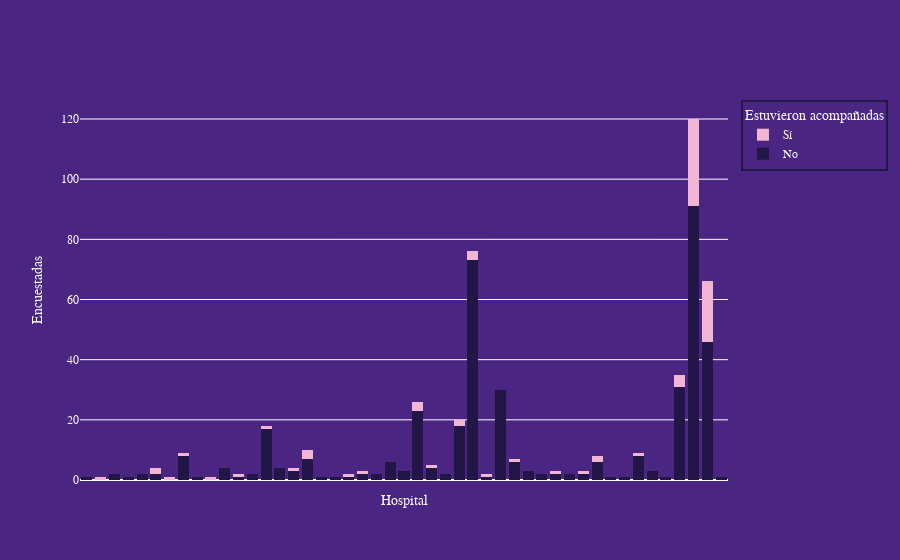

Notebook cell for this chart:
### Code cell
fig = go.Figure(data=[
    go.Bar(name='No', x=acompañada['Hospital'], y=acompañada['No'], hovertext=['Hospital'], marker_color='#221647', marker_line_width=0),
    go.Bar(name='Sí', x=acompañada['Hospital'], y=acompañada['Sí'], hovertext=['Hospital'], marker_color='#f2b5d3', marker_line_width=0)
])

# Change the bar mode
fig.update_layout(
    barmode='stack',
    xaxis_title='Hospital', 
    yaxis_title='Encuestadas',
    paper_bgcolor='#4A2582',
    plot_bgcolor='#4A2582',
    font_color = 'white', 
    font_family='Arial',
    legend_bgcolor='#4A2582',
    legend_bordercolor='#241749',
    legend_borderwidth=2,
    legend_font_color='white',
    legend_title="Estuvieron acompañadas",
    legend_title_side='top',
    hoverlabel_font_family='Arial',
    modebar_remove=['lasso', 'autoscale', 'zoom', 'pan', 'zoomin', 'zoomout', 'select', 'reset', 'resetscale', 'toimage'],
    )

fig.update_xaxes(showticklabels=False)

config = {'displayModeBar': True}

fig.show(config=config)

fig.write_html(f'{figures}/acompañadas_hospital_parto.html')

### Figure 1 — Plotly figure (JSON) as saved in the notebook; plotly's stock layout.template omitted (floating-point values rounded to 4 significant figures)
{"data": [{"hovertext": ["Hospital"], "marker": {"color": "#221647", "line": {"width": 0}}, "name": "No", "type": "bar", "x": ["Hospital Clínico Quirúrgico Amalia Simoni ", "Hospital Clínico Quirúrgico Docente Julio Trigo López", "Hospital Clínico Quirúrgico Dr. Luis Aldama Palomino", "Hospital Clínico Quirúrgico Hermanos Ameijeiras (La Habana)", "Hospital Clínico Quirúrgico Juan Bruno Zayas", "Hospital Clínico Quirúrgico León Cuervo Rubío", "Hospital Docente Ginecobstétrico Justo Legón Padilla", "Hospital Docente Ginecobstétrico de Guanabacoa (La Fátima)", "Hospital General Docente 26 de Diciembre de Remedios", "Hospital General Docente Comandante Ciro Redondo García", "Hospital General Docente Comandante Pinares", "Hospital General Docente Dr. Agostinho Neto", "Hospital General Docente Dr. Antonio Luaces Iraola (Hospital General Provincial Docente de Ciego de Avila)", "Hospital General Docente Enrique Cabrera (Nacional)", "Hospital General Docente Héroes de Baire", "Hospital General Docente Iván Portuondo", "Hospital General Docente Julio Aristegui Villamil (Cárdenas, Matanzas)", "Hospital General Docente Leopoldito Martínez", "Hospital General Docente Mártires de Mayarí", "Hospital General Docente Provincial Roberto Rodríguez", "Hospital General Docente Universitario Martin Chang Puga", "Hospital General Docente Vladimir Ilich Lenin", "Hospital General Municipal 27 de Noviembre", "Hospital General Universitario Dr. Gustavo Aldereguía Lima (Cienfuegos)", "Hospital Ginecobstétrico América Arias (Maternidad de Línea)", "Hospital Ginecobstétrico Clodomira Acosta", "Hospital Ginecobstétrico Docente Dra. Nelia I. Delfín Ripoll", "Hospital Ginecobstétrico Materno Sur Mariana Grajales (Clínica Los Ángeles)", "Hospital Ginecobstétrico Ramón González Coro", "Hospital Guillermo Domínguez (Puerto Padre)", "Hospital Materno Hijas de Galicia (Hospital Materno Infantil Diez de Octubre)", "Hospital Materno Infantil Dr. Ángel Arturo Aballí (Arroyo Naranjo, La Habana)", "Hospital Materno Infantil Lebredo (Arroyo Naranjo, La Habana)", "Hospital Materno Infantil Manuel Piti Fajardo", "Hospital Materno Infantil provincial Isabel María de Valdivia y Salas ", "Hospital Materno Norte Tamara Bunke", "Hospital Materno Sur (Clínica Los Ángeles)", "Hospital Militar Luis Díaz Soto (Naval)", "Hospital Pediátrico Provincial Docente Pepé Portilla", "Hospital Provincial Docente Ginecobstétrico José Ramón López Tabranes", "Hospital Provincial Ginecobstétrico Julio Rafael Alfonso Medina (Antiguo Hospital Materno de Matanzas)", "Hospital Provincial Universitario Camilo Cienfuegos Gorriarán (Sancti Spíritus)", "Hospital Rural Isidro de Armas", "Hospital Universitario Abel Santamaría Cuadrado", "Hospital Universitario Ginecobstétrico Eusebio Hernández Pérez (Maternidad obrera)", "Hospital Ginecobstétrico Provincial Ana Betancourt de Mora", "Materno Celia Sánchez "], "y": [1, null, 2, 1, 2, 2, null, 8, 1, null, 4, 1, 2, 17, 4, 3, 7, 1, 1, 1, 2, 2, 6, 3, 23, 4, 2, 18, 73, 1, 30, 6, 3, 2, 2, 2, 2, 6, 1, 1, 8, 3, 1, 31, 91, 46, 1]}, {"hovertext": ["Hospital"], "marker": {"color": "#f2b5d3", "line": {"width": 0}}, "name": "Sí", "type": "bar", "x": ["Hospital Clínico Quirúrgico Amalia Simoni ", "Hospital Clínico Quirúrgico Docente Julio Trigo López", "Hospital Clínico Quirúrgico Dr. Luis Aldama Palomino", "Hospital Clínico Quirúrgico Hermanos Ameijeiras (La Habana)", "Hospital Clínico Quirúrgico Juan Bruno Zayas", "Hospital Clínico Quirúrgico León Cuervo Rubío", "Hospital Docente Ginecobstétrico Justo Legón Padilla", "Hospital Docente Ginecobstétrico de Guanabacoa (La Fátima)", "Hospital General Docente 26 de Diciembre de Remedios", "Hospital General Docente Comandante Ciro Redondo García", "Hospital General Docente Comandante Pinares", "Hospital General Docente Dr. Agostinho Neto", "Hospital General Docente Dr. Antonio Luaces Iraola (Hospital General Provincial Docente de Ciego de Avila)", "Hospital General Docente Enrique Cabrera (Nacional)", "Hospital General Docente Héroes de Baire", "Hospital General Docente Iván Portuondo", "Hospital General Docente Julio Aristegui Villamil (Cárdenas, Matanzas)", "Hospital General Docente Leopoldito Martínez", "Hospital General Docente Mártires de Mayarí", "Hospital General Docente Provincial Roberto Rodríguez", "Hospital General Docente Universitario Martin Chang Puga", "Hospital General Docente Vladimir Ilich Lenin", "Hospital General Municipal 27 de Noviembre", "Hospital General Universitario Dr. Gustavo Aldereguía Lima (Cienfuegos)", "Hospital Ginecobstétrico América Arias (Maternidad de Línea)", "Hospital Ginecobstétrico Clodomira Acosta", "Hospital Ginecobstétrico Docente Dra. Nelia I. Delfín Ripoll", "Hospital Ginecobstétrico Materno Sur Mariana Grajales (Clínica Los Ángeles)", "Hospital Ginecobstétrico Ramón González Coro", "Hospital Guillermo Domínguez (Puerto Padre)", "Hospital Materno Hijas de Galicia (Hospital Materno Infantil Diez de Octubre)", "Hospital Materno Infantil Dr. Ángel Arturo Aballí (Arroyo Naranjo, La Habana)", "Hospital Materno Infantil Lebredo (Arroyo Naranjo, La Habana)", "Hospital Materno Infantil Manuel Piti Fajardo", "Hospital Materno Infantil provincial Isabel María de Valdivia y Salas ", "Hospital Materno Norte Tamara Bunke", "Hospital Materno Sur (Clínica Los Ángeles)", "Hospital Militar Luis Díaz Soto (Naval)", "Hospital Pediátrico Provincial Docente Pepé Portilla", "Hospital Provincial Docente Ginecobstétrico José Ramón López Tabranes", "Hospital Provincial Ginecobstétrico Julio Rafael Alfonso Medina (Antiguo Hospital Materno de Matanzas)", "Hospital Provincial Universitario Camilo Cienfuegos Gorriarán (Sancti Spíritus)", "Hospital Rural Isidro de Armas", "Hospital Universitario Abel Santamaría Cuadrado", "Hospital Universitario Ginecobstétrico Eusebio Hernández Pérez (Maternidad obrera)", "Hospital Ginecobstétrico Provincial Ana Betancourt de Mora", "Materno Celia Sánchez "], "y": [null, 1, null, null, null, 2, 1, 1, null, 1, null, 1, null, 1, null, 1, 3, null, null, 1, 1, null, null, null, 3, 1, null, 2, 3, 1, null, 1, null, null, 1, null, 1, 2, null, null, 1, null, null, 4, 29, 20, null]}], "layout": {"barmode": "stack", "font": {"color": "white", "family": "Arial"}, "hoverlabel": {"font": {"family": "Arial"}}, "legend": {"bgcolor": "#4A2582", "bordercolor": "#241749", "borderwidth": 2, "font": {"color": "white"}, "title": {"side": "top", "text": "Estuvieron acompañadas"}}, "modebar": {"remove": ["lasso", "autoscale", "zoom", "pan", "zoomin", "zoomout", "select", "reset", "resetscale", "toimage"]}, "paper_bgcolor": "#4A2582", "plot_bgcolor": "#4A2582", "xaxis": {"showticklabels": false, "title": {"text": "Hospital"}}, "yaxis": {"title": {"text": "Encuestadas"}}}}
